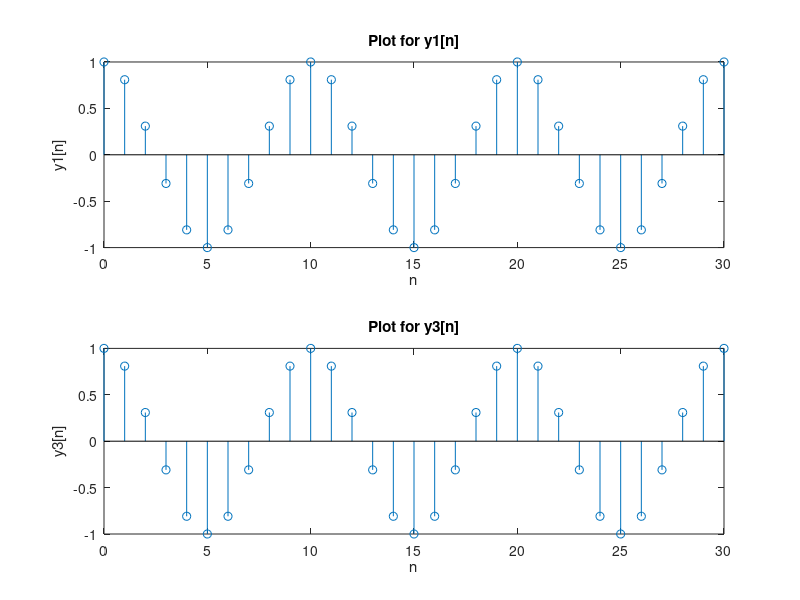

Here is the MATLAB script that generated this plot:
% Part (a)
% define the range for the signals
n1 = (0:30);
% define sampling frequency
fs1 = 100;

% define the resulting digital signal
y1 = cos(20 .* pi .* n1 ./ fs1);
y2 = cos(180 .* pi .* n1 ./ fs1);

% plot for signal y1[n]
subplot(2,1,1);
stem(n1, y1);
xlabel("n");
ylabel("y1[n]");
title("Plot for y1[n]");

% plot for signal y2[n]
subplot(2,1,2);
stem(n1, y2);
xlabel("n");
ylabel("y2[n]");
title("Plot for y2[n]");


% Part (b)
% define the range for the signals
n2 = (0:300);
% define sampling frequency
fs2 = 1000;

% define the resulting digital signal
z1 = cos(20 .* pi .* n2 ./ fs2);
z2 = cos(180 .* pi .* n2 ./ fs2);

% plot for signal z1[n]
subplot(2,1,1);
stem(n2,z1);
xlabel("n");
ylabel("z1[n]");
title("Plot for z1[n]");

% plot for signal z2[n]
subplot(2,1,2);
stem(n2,z2);
xlabel("n");
ylabel("z2[n]");
title("Plot for z2[n]");


% Using the code given in the manual
% n1 is the time index for y1 and y2 (0≤n1≤30), n2 is the time index for z1 and z2(0≤n2≤300)
subplot(2,1,1);
plot(n2/fs2,z1,'r-', n1/fs1,y1,'b+');
xlabel('n'); ylabel('y_1[n] and z_1[n]');
legend('z_1[n]’,’y_1[n]');
subplot(2,1,2);
plot(n2/fs2,z2,'r-', n1/fs1,y2,'b+');
xlabel('n'); ylabel('y_2[n] and z_2[n]');
legend('z_2[n]','y_2[n]');


% Part (c)
% define the range for the signals
n1 = (0:30);
% define sampling frequency
fs1 = 100;


% Here, x3[t] is defined with different analog frequency that will give the 
% same digital signal as y1[n] after sampling with sampling frquency of 100Hz
% Here, analog frequency of 220*pi is chosen to produce the same digital
% signal as y1[n] after sampling with sampling frquency of 100Hz

% define the resulting digital signal
y1 = cos(20 .* pi .* n1 ./ fs1);
y3 = cos(220 .* pi .* n1 ./ fs1);

% plot for signal y1[n]
subplot(2,1,1);
stem(n1, y1);
xlabel("n");
ylabel("y1[n]");
title("Plot for y1[n]");

% plot for signal y3[n]
subplot(2,1,2);
stem(n1, y3);
xlabel("n");
ylabel("y3[n]");
title("Plot for y3[n]");